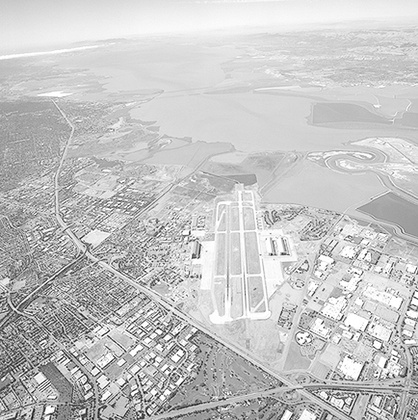
%> input picture trunk/Matlab/10.jpg, 418 x 420 px, shrunk from 764 x 768 before the run
$ octave --eval "result = boundaries(imread('10.jpg'));"   (GNU Octave 9; MATLAB toolbox functions it lacks are replaced by stand-ins)
%> lines starting %> are read from the running program, lines starting %| are printed output that depends on the picture; in (x1, y1, x2, y2) boxes, pixels count from 0 and x2, y2 are one past the last pixel; in counts of white or black regions, pixels touching at a corner belong together; the program's own positions count from 1
function B = boundaries(BW, conn, dir)
%BOUNDARIES Trace object boundaries.
%   B = BOUNDARIES(BW) traces the exterior boundaries of objects in
%   the binary image BW.  B is a P-by-1 cell array, where P is the
%   number of objects in the image. Each cell contains a Q-by-2
%   matrix, each row of which contains the row and column coordinates
%   of a boundary pixel.  Q is the number of boundary pixels for the
%   corresponding object.  Object boundaries are traced in the
%   clockwise direction.
%
%   B = BOUNDARIES(BW, CONN) specifies the connectivity to use when
%   tracing boundaries.  CONN may be either 8 or 4.  The default
%   value for CONN is 8.
%
%   B = BOUNDARIES(BW, CONN, DIR) specifies the direction used for
%   tracing boundaries.  DIR should be either 'cw' (trace boundaries
%   clockwise) or 'ccw' (trace boundaries counterclockwise).  If DIR
%   is omitted BOUNDARIES traces in the clockwise direction.

%   Copyright 2002-2004 R. C. Gonzalez, R. E. Woods, & S. L. Eddins
%   Digital Image Processing Using MATLAB, Prentice-Hall, 2004
%   $Revision: 1.6 $  $Date: 2003/11/21 14:22:07 $

if nargin < 3
   dir = 'cw';
end

if nargin < 2
   conn = 8;
end

L = bwlabel(BW, conn);
%> L: size 420x418 double; every value is 1

% The number of objects is the maximum value of L.  Initialize the
% cell array B so that each cell initially contains a 0-by-2 matrix.
numObjects = max(L(:));
%> numObjects = 1
if numObjects > 0
   B = {zeros(0, 2)};
   B = repmat(B, numObjects, 1);
%> B = {[]}
else
   B = {};
end

% Pad label matrix with zeros.  This lets us write the
% boundary-following loop without worrying about going off the edge
% of the image.
Lp = padarray(L, [1 1], 0, 'both');
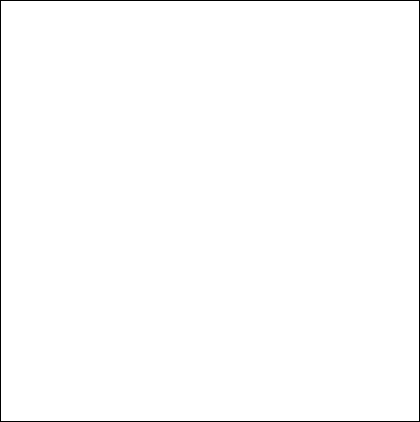
%> Lp: size 422x420 double; values 0 (black) and 1 (white), 99.1% white; black in thin lines or dots

% Compute the linear indexing offsets to take us from a pixel to its
% neighbors.
M = size(Lp, 1);
%> M = 422
if conn == 8
   % Order is N NE E SE S SW W NW.
   offsets = [-1, M - 1, M, M + 1, 1, -M + 1, -M, -M-1];
%> offsets = [-1 421 422 423 1 -421 -422 -423]
else
   % Order is N E S W.
   offsets = [-1, M, 1, -M];
end

% next_search_direction_lut is a lookup table.  Given the direction
% from pixel k to pixel k+1, what is the direction to start with when
% examining the neighborhood of pixel k+1?
if conn == 8
   next_search_direction_lut = [8 8 2 2 4 4 6 6];
else
   next_search_direction_lut = [4 1 2 3];
end

% next_direction_lut is a lookup table.  Given that we just looked at
% neighbor in a given direction, which neighbor do we look at next?
if conn == 8
   next_direction_lut = [2 3 4 5 6 7 8 1];
else
   next_direction_lut = [2 3 4 1];
end

% Values used for marking the starting and boundary pixels.
START    = -1;
BOUNDARY = -2;

% Initialize scratch space in which to record the boundary pixels as
% well as follow the boundary.
scratch = zeros(100, 1);

% Find candidate starting locations for boundaries.
[rr, cc] = find((Lp(2:end-1, :) > 0) & (Lp(1:end-2, :) == 0));
%> rr = 418 values from 1 to 1; cc = 418 values from 2 to 419
rr = rr + 1;
%> rr = 418 values from 2 to 2

for k = 1:length(rr)
   r = rr(k);
   c = cc(k);
   if (Lp(r,c) > 0) & (Lp(r - 1, c) == 0) & isempty(B{Lp(r, c)})
      % We've found the start of the next boundary.  Compute its
      % linear offset, record which boundary it is, mark it, and
      % initialize the counter for the number of boundary pixels.
      idx = (c-1)*size(Lp, 1) + r;
      which = Lp(idx);

      scratch(1) = idx;
      Lp(idx) = START;
      numPixels = 1;
      currentPixel = idx;
      initial_departure_direction = [];

      done = 0;
      next_search_direction = 2;
      while ~done
         % Find the next boundary pixel.
         direction = next_search_direction;
         found_next_pixel = 0;
         for k = 1:length(offsets)
            neighbor = currentPixel + offsets(direction);
            if Lp(neighbor) ~= 0
               % Found the next boundary pixel.

               if (Lp(currentPixel) == START) & ...
                      isempty(initial_departure_direction)
                  % We are making the initial departure from
                  % the starting pixel.
                  initial_departure_direction = direction;

               elseif (Lp(currentPixel) == START) & ...
                      (initial_departure_direction == direction)
                  % We are about to retrace our path.
                  % That means we're done.
                  done = 1;
                  found_next_pixel = 1;
                  break;
               end

               % Take the next step along the boundary.
               next_search_direction = ...
                   next_search_direction_lut(direction);
               found_next_pixel = 1;
               numPixels = numPixels + 1;
               if numPixels > size(scratch, 1)
                  % Double the scratch space.
                  scratch(2*size(scratch, 1)) = 0;
               end
               scratch(numPixels) = neighbor;

               if Lp(neighbor) ~= START
                  Lp(neighbor) = BOUNDARY;
               end

               currentPixel = neighbor;
               break;
            end

            direction = next_direction_lut(direction);
         end

         if ~found_next_pixel
            % If there is no next neighbor, the object must just
            % have a single pixel.
            numPixels = 2;
            scratch(2) = scratch(1);
            done = 1;
         end
      end

      % Convert linear indices to row-column coordinates and save
      % in the output cell array.
      [row, col] = ind2sub(size(Lp), scratch(1:numPixels));
      B{which} = [row - 1, col - 1];
   end
end
%> this loop made 418 passes
%> (idx, which) on pass 1: (424, 1)
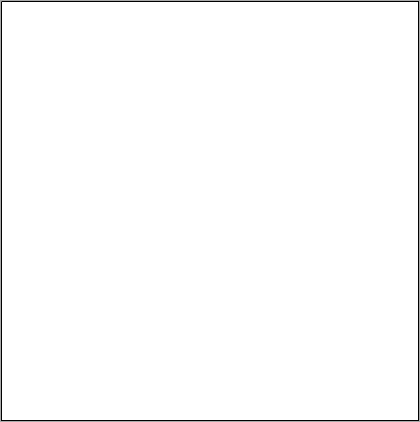
%> Lp: size 422x420 double; 0.94% of pixels changed, all inside (x1, y1, x2, y2) = (1, 1, 419, 421); drawn with min black and max white
%> after the loop, B = 1 item; col = 1673 values, max 419 at index 418, min 2 at index 1, mean 210.4; direction = 3; done = 1; found_next_pixel = 1; initial_departure_direction = 3; neighbor = 846; next_search_direction = 8; numPixels = 1673; row = 1673 values, max 421 at index 837, min 2 at index 1, mean 211.4; scratch = 3200 values, max 176817 at index 837, min 0 at index 1674, mean 46304.3
%> `result = boundaries(imread('10.jpg'));`: result = 1 item

if strcmp(dir, 'ccw')
   for k = 1:length(B)
      B{k} = B{k}(end:-1:1, :);
   end
end

$ run again, on trunk/Matlab/12.jpg
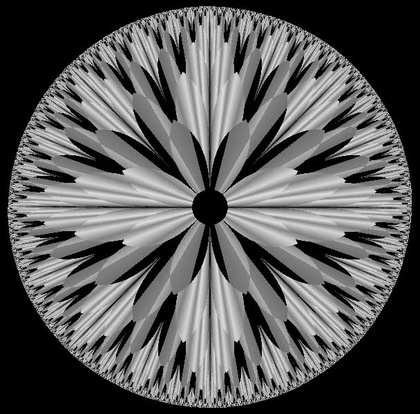
%> input picture trunk/Matlab/12.jpg, 420 x 414 px, shrunk from 608 x 600 before the run
%> in boundaries, `L = bwlabel(BW, conn);`:
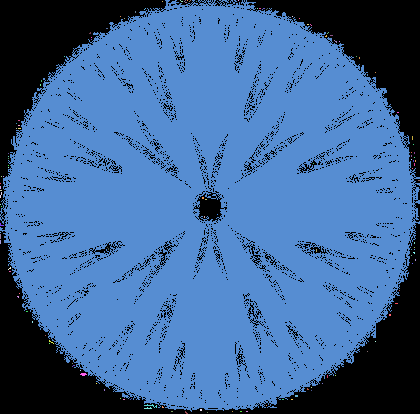
%> L: size 414x420 double; 131 distinct labels, from 0 to 130; one colour per label, 0 black
%> numObjects = 130
%> B = 130 items
%> in boundaries, `[rr, cc] = find((Lp(2:end-1, :) > 0) & (Lp(1:end-2, :) == 0));`: rr = 6228 values from 1 to 414; cc = 6228 values from 2 to 421
%> in boundaries, `rr = rr + 1;`: rr = 6228 values, max 415 at index 2824, min 2 at index 2390, mean 198.7
%> the loop in boundaries, `for k = 1:length(rr)` made 6228 passes
%> (r, c, idx, row, col) on passes 1 to 4: (185, 2, 601, [185; 185], [2; 2]), (188, 2, 604, [188; 189; 190; 189; 188], [2; 2; 2; 2; 2]), (192, 2, 608, [192; 192; 192], [2; 3; 2]), (197, 2, 613, [197; 196; 195; 194; 195; 196; 197; 198; 199; 198; 197], [2; 3; 3; 3; 3; 3; 2; 2; 2; 2; 2])
%> after the loop in boundaries, `for k = 1:length(rr)`:
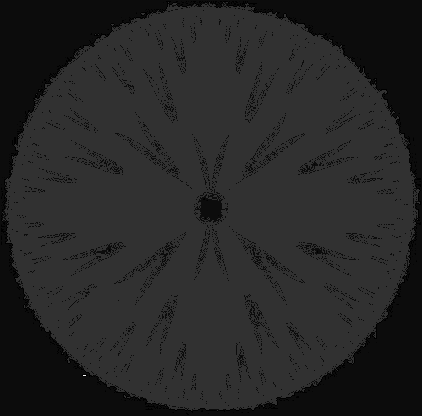
%> Lp: size 416x422 double; min -2, max 39, mean 4.2; drawn with min black and max white
%> after the loop in boundaries, `for k = 1:length(rr)`: col = [420; 421; 420]; currentPixel = 174486; direction = 3; done = 1; idx = 174486; initial_departure_direction = 3; neighbor = 174902; next_search_direction = 6; numPixels = 3; row = [182; 182; 182]; scratch = 3200 values, max 174945 at index 1232, min 0 at index 2316, mean 63597; which = 130
%> result = 130 items
